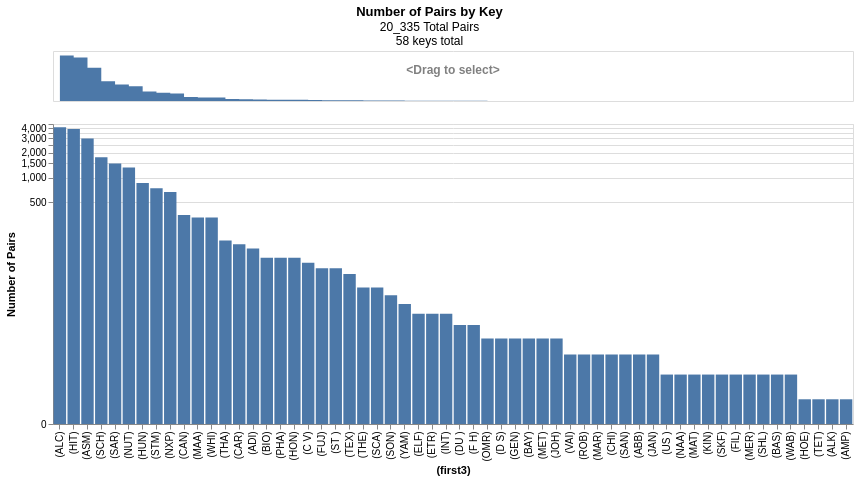

Notebook source saved alongside this figure:
### Markdown cell above
OK, now it's time to block! This is where we generate comparisons between records.
If we were naive and generated all possible comparisons from N record,
you would end up with N^2 comparisons. For our small dataset of ~2000 records
we would be able to get away with this, but for datasets much larger than this
it would be infeasible.

Let's start with the most common kind of Linker: a `KeyLinker`.
Let's make a KeyLinker that creates links whereever the first 3 letters
of the `name_cleaned` column match between the two tables.

But, we also need to watch out for the case of really common values.
For example, in this dataset there are 505 records with a value of "KON".
If we joined on this value, this would result in ~(505 * 505) / 2 ~= 130_000 pairs.
This will be too slow.
So, by adding the max_pairs=10_000 param, before joining we efficiently remove
any records that would generate more than 10_000 pairs,
but still keep the records with rare values.

### Code cell
name_linker = mismo.KeyLinker(_.name_cleaned[0:3].name("first3"), max_pairs=10_000)
pair_counts = name_linker.pair_counts(featured, featured)
display(pair_counts.head())
pair_counts.chart()

### Figure 1 — Vega-Lite specification as saved in the notebook (floating-point values rounded to 4 significant figures)
{"config": {"view": {"continuousWidth": 300, "continuousHeight": 300}}, "vconcat": [{"mark": {"type": "area", "interpolate": "step-after"}, "encoding": {"x": {"axis": null, "field": "key", "sort": "-y", "type": "ordinal"}, "y": {"axis": null, "field": "n", "title": null, "type": "quantitative"}}, "height": 50, "name": "view_c157dd70dda299f0_0", "title": {"text": "<Drag to select>", "anchor": "middle", "color": "gray", "dy": 30, "fontSize": 12}, "width": 800}, {"mark": {"type": "bar"}, "encoding": {"tooltip": [{"field": "n", "format": ",", "title": "Number of Pairs", "type": "quantitative"}, {"field": "frac", "format": ".2%", "title": "Fraction", "type": "quantitative"}, {"field": "first3", "type": "nominal"}, {"field": "explanation", "title": "Explanation", "type": "nominal"}], "x": {"field": "key", "sort": "-y", "title": "(first3)", "type": "ordinal"}, "y": {"field": "n", "scale": {"type": "symlog"}, "title": "Number of Pairs", "type": "quantitative"}}, "transform": [{"filter": {"param": "param_0dc7cc3c4f36d3a7", "empty": true}}], "width": 800}], "data": {"name": "data-ec0b38a5004ec6c2818abc980a3f2a88"}, "params": [{"name": "param_0dc7cc3c4f36d3a7", "select": {"type": "interval", "encodings": ["x"]}, "views": ["view_c157dd70dda299f0_0"]}], "resolve": {"scale": {"color": "independent"}}, "title": {"text": "Number of Pairs by Key", "anchor": "middle", "subtitle": ["20_335 Total Pairs", "58 keys total"]}, "$schema": "https://vega.github.io/schema/vega-lite/v6.1.0.json", "datasets": {"data-ec0b38a5004ec6c2818abc980a3f2a88": [{"first3": "ALC", "n": 4095, "key": "(ALC)", "frac": 0.2014, "explanation": "Out of the 20_335, 4095 (20%) had the key of (ALC)"}, {"first3": "HIT", "n": 3916, "key": "(HIT)", "frac": 0.1926, "explanation": "Out of the 20_335, 3916 (19%) had the key of (HIT)"}, {"first3": "ASM", "n": 3003, "key": "(ASM)", "frac": 0.1477, "explanation": "Out of the 20_335, 3003 (15%) had the key of (ASM)"}, {"first3": "SCH", "n": 1770, "key": "(SCH)", "frac": 0.08704, "explanation": "Out of the 20_335, 1770 (9%) had the key of (SCH)"}, {"first3": "SAR", "n": 1485, "key": "(SAR)", "frac": 0.07303, "explanation": "Out of the 20_335, 1485 (7%) had the key of (SAR)"}, {"first3": "NUT", "n": 1326, "key": "(NUT)", "frac": 0.06521, "explanation": "Out of the 20_335, 1326 (7%) had the key of (NUT)"}, {"first3": "HUN", "n": 861, "key": "(HUN)", "frac": 0.04234, "explanation": "Out of the 20_335, 861 (4%) had the key of (HUN)"}, {"first3": "STM", "n": 741, "key": "(STM)", "frac": 0.03644, "explanation": "Out of the 20_335, 741 (4%) had the key of (STM)"}, {"first3": "NXP", "n": 666, "key": "(NXP)", "frac": 0.03275, "explanation": "Out of the 20_335, 666 (3%) had the key of (NXP)"}, {"first3": "CAN", "n": 351, "key": "(CAN)", "frac": 0.01726, "explanation": "Out of the 20_335, 351 (2%) had the key of (CAN)"}, {"first3": "MAA", "n": 325, "key": "(MAA)", "frac": 0.01598, "explanation": "Out of the 20_335, 325 (2%) had the key of (MAA)"}, {"first3": "WHI", "n": 325, "key": "(WHI)", "frac": 0.01598, "explanation": "Out of the 20_335, 325 (2%) had the key of (WHI)"}, {"first3": "THA", "n": 171, "key": "(THA)", "frac": 0.008409, "explanation": "Out of the 20_335, 171 (1%) had the key of (THA)"}, {"first3": "CAR", "n": 153, "key": "(CAR)", "frac": 0.007524, "explanation": "Out of the 20_335, 153 (1%) had the key of (CAR)"}, {"first3": "ADI", "n": 136, "key": "(ADI)", "frac": 0.006688, "explanation": "Out of the 20_335, 136 (1%) had the key of (ADI)"}, {"first3": "BIO", "n": 105, "key": "(BIO)", "frac": 0.005164, "explanation": "Out of the 20_335, 105 (1%) had the key of (BIO)"}, {"first3": "PHA", "n": 105, "key": "(PHA)", "frac": 0.005164, "explanation": "Out of the 20_335, 105 (1%) had the key of (PHA)"}, {"first3": "HON", "n": 105, "key": "(HON)", "frac": 0.005164, "explanation": "Out of the 20_335, 105 (1%) had the key of (HON)"}, {"first3": "C V", "n": 91, "key": "(C V)", "frac": 0.004475, "explanation": "Out of the 20_335, 91 (0%) had the key of (C V)"}, {"first3": "FUJ", "n": 78, "key": "(FUJ)", "frac": 0.003836, "explanation": "Out of the 20_335, 78 (0%) had the key of (FUJ)"}, {"first3": "ST ", "n": 78, "key": "(ST )", "frac": 0.003836, "explanation": "Out of the 20_335, 78 (0%) had the key of (ST )"}, {"first3": "TEX", "n": 66, "key": "(TEX)", "frac": 0.003246, "explanation": "Out of the 20_335, 66 (0%) had the key of (TEX)"}, {"first3": "THE", "n": 45, "key": "(THE)", "frac": 0.002213, "explanation": "Out of the 20_335, 45 (0%) had the key of (THE)"}, {"first3": "SCA", "n": 45, "key": "(SCA)", "frac": 0.002213, "explanation": "Out of the 20_335, 45 (0%) had the key of (SCA)"}, {"first3": "SON", "n": 36, "key": "(SON)", "frac": 0.00177, "explanation": "Out of the 20_335, 36 (0%) had the key of (SON)"}, {"first3": "YAM", "n": 28, "key": "(YAM)", "frac": 0.001377, "explanation": "Out of the 20_335, 28 (0%) had the key of (YAM)"}, {"first3": "ELF", "n": 21, "key": "(ELF)", "frac": 0.001033, "explanation": "Out of the 20_335, 21 (0%) had the key of (ELF)"}, {"first3": "ETR", "n": 21, "key": "(ETR)", "frac": 0.001033, "explanation": "Out of the 20_335, 21 (0%) had the key of (ETR)"}, {"first3": "INT", "n": 21, "key": "(INT)", "frac": 0.001033, "explanation": "Out of the 20_335, 21 (0%) had the key of (INT)"}, {"first3": "DU ", "n": 15, "key": "(DU )", "frac": 0.0007376, "explanation": "Out of the 20_335, 15 (0%) had the key of (DU )"}, {"first3": "F H", "n": 15, "key": "(F H)", "frac": 0.0007376, "explanation": "Out of the 20_335, 15 (0%) had the key of (F H)"}, {"first3": "OMR", "n": 10, "key": "(OMR)", "frac": 0.0004918, "explanation": "Out of the 20_335, 10 (0%) had the key of (OMR)"}, {"first3": "D S", "n": 10, "key": "(D S)", "frac": 0.0004918, "explanation": "Out of the 20_335, 10 (0%) had the key of (D S)"}, {"first3": "GEN", "n": 10, "key": "(GEN)", "frac": 0.0004918, "explanation": "Out of the 20_335, 10 (0%) had the key of (GEN)"}, {"first3": "BAY", "n": 10, "key": "(BAY)", "frac": 0.0004918, "explanation": "Out of the 20_335, 10 (0%) had the key of (BAY)"}, {"first3": "MET", "n": 10, "key": "(MET)", "frac": 0.0004918, "explanation": "Out of the 20_335, 10 (0%) had the key of (MET)"}, {"first3": "JOH", "n": 10, "key": "(JOH)", "frac": 0.0004918, "explanation": "Out of the 20_335, 10 (0%) had the key of (JOH)"}, {"first3": "VAI", "n": 6, "key": "(VAI)", "frac": 0.0002951, "explanation": "Out of the 20_335, 6 (0%) had the key of (VAI)"}, {"first3": "ROB", "n": 6, "key": "(ROB)", "frac": 0.0002951, "explanation": "Out of the 20_335, 6 (0%) had the key of (ROB)"}, {"first3": "MAR", "n": 6, "key": "(MAR)", "frac": 0.0002951, "explanation": "Out of the 20_335, 6 (0%) had the key of (MAR)"}, {"first3": "CHI", "n": 6, "key": "(CHI)", "frac": 0.0002951, "explanation": "Out of the 20_335, 6 (0%) had the key of (CHI)"}, {"first3": "SAN", "n": 6, "key": "(SAN)", "frac": 0.0002951, "explanation": "Out of the 20_335, 6 (0%) had the key of (SAN)"}, {"first3": "ABB", "n": 6, "key": "(ABB)", "frac": 0.0002951, "explanation": "Out of the 20_335, 6 (0%) had the key of (ABB)"}, {"first3": "JAN", "n": 6, "key": "(JAN)", "frac": 0.0002951, "explanation": "Out of the 20_335, 6 (0%) had the key of (JAN)"}, {"first3": "US ", "n": 3, "key": "(US )", "frac": 0.0001475, "explanation": "Out of the 20_335, 3 (0%) had the key of (US )"}, {"first3": "NAA", "n": 3, "key": "(NAA)", "frac": 0.0001475, "explanation": "Out of the 20_335, 3 (0%) had the key of (NAA)"}, {"first3": "MAT", "n": 3, "key": "(MAT)", "frac": 0.0001475, "explanation": "Out of the 20_335, 3 (0%) had the key of (MAT)"}, {"first3": "KIN", "n": 3, "key": "(KIN)", "frac": 0.0001475, "explanation": "Out of the 20_335, 3 (0%) had the key of (KIN)"}, {"first3": "SKF", "n": 3, "key": "(SKF)", "frac": 0.0001475, "explanation": "Out of the 20_335, 3 (0%) had the key of (SKF)"}, {"first3": "FIL", "n": 3, "key": "(FIL)", "frac": 0.0001475, "explanation": "Out of the 20_335, 3 (0%) had the key of (FIL)"}, {"first3": "MER", "n": 3, "key": "(MER)", "frac": 0.0001475, "explanation": "Out of the 20_335, 3 (0%) had the key of (MER)"}, {"first3": "SHL", "n": 3, "key": "(SHL)", "frac": 0.0001475, "explanation": "Out of the 20_335, 3 (0%) had the key of (SHL)"}, {"first3": "BAS", "n": 3, "key": "(BAS)", "frac": 0.0001475, "explanation": "Out of the 20_335, 3 (0%) had the key of (BAS)"}, {"first3": "WAB", "n": 3, "key": "(WAB)", "frac": 0.0001475, "explanation": "Out of the 20_335, 3 (0%) had the key of (WAB)"}, {"first3": "HOE", "n": 1, "key": "(HOE)", "frac": 4.918e-05, "explanation": "Out of the 20_335, 1 (0%) had the key of (HOE)"}, {"first3": "TET", "n": 1, "key": "(TET)", "frac": 4.918e-05, "explanation": "Out of the 20_335, 1 (0%) had the key of (TET)"}, {"first3": "ALK", "n": 1, "key": "(ALK)", "frac": 4.918e-05, "explanation": "Out of the 20_335, 1 (0%) had the key of (ALK)"}, {"first3": "AMP", "n": 1, "key": "(AMP)", "frac": 4.918e-05, "explanation": "Out of the 20_335, 1 (0%) had the key of (AMP)"}]}}
